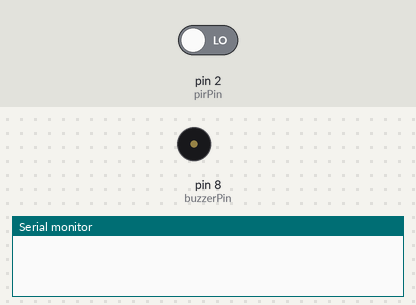
The sketch below on a simulated Arduino Uno, built with avr-gcc and run on an emulated ATmega328P. Parts: buzzer (waves = sounding, pin HIGH), the last lines printed to the serial monitor. Inputs (shaded band) come from the test bench; at power-on: pin 2 (pirPin) LOW.

Above: at 1.2 s.
1.3 s: pin 2 (pirPin) driven HIGH
At 7.7 s:
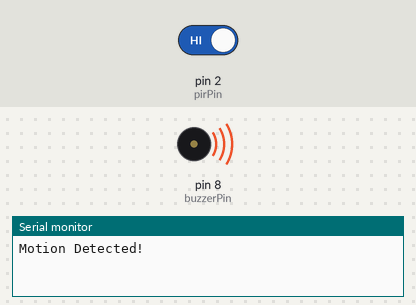
Timing chart, 0 to 14.8 s (numbered marks = the images above; inputs shaded):
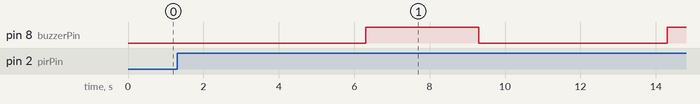

The sketch:

Smart_Home_G8.ino
```cpp
int pirPin = 2;      // PIR sensor pin
int buzzerPin = 8;  // Buzzer pin
int pirState = 0;

void setup() {
  pinMode(pirPin, INPUT);
  pinMode(buzzerPin, OUTPUT);
  Serial.begin(9600);
}

void loop() {
  pirState = digitalRead(pirPin);

  if (pirState == HIGH) {
    Serial.println("Motion Detected!");

    delay(5000);            // Delay Lock (5 seconds)

    digitalWrite(buzzerPin, HIGH);  // Alarm ON
    delay(3000);            // Buzzer ON for 3 sec
    digitalWrite(buzzerPin, LOW);   // Alarm OFF
  }
  else {
    digitalWrite(buzzerPin, LOW);
  }
}
```

Measured:
- after the input at 1.3 s, pin 8 (buzzerPin): LOW → HIGH after 5.0 s, → LOW 3.0 s later, → HIGH 5.0 s later
